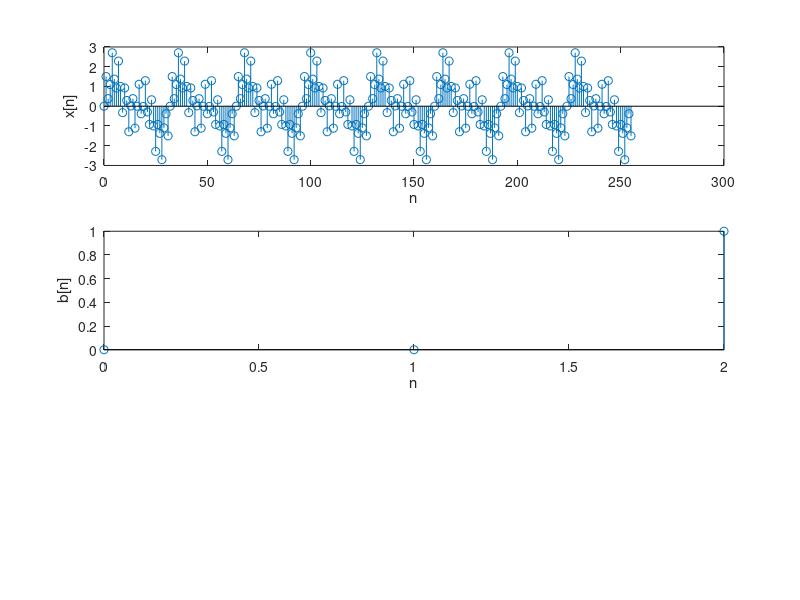

Write the MATLAB code that produced this figure. (Note: this script raises an error after producing the figure.)
n1 = 0:255;
x = sin(2.*pi.*(8.*n1)./256)+sin(2.*pi.*(16.*n1)/256)+sin(2.*pi.*(80.*n1)./256);
subplot(3,1,1)
stem(n1,x)
xlabel('n')
ylabel('x[n]')

n2 = 0:2;
b = [0 0 1];
subplot(3,1,2);
stem(n2,b);
xlabel('n')
ylabel('b[n]')

[yb,A] = mtxfilter(b,x);
n3 = 0:length(yb)-1;
subplot(3,1,3)
stem(n3,yb)
xlabel('n')
ylabel('yb[n]')
